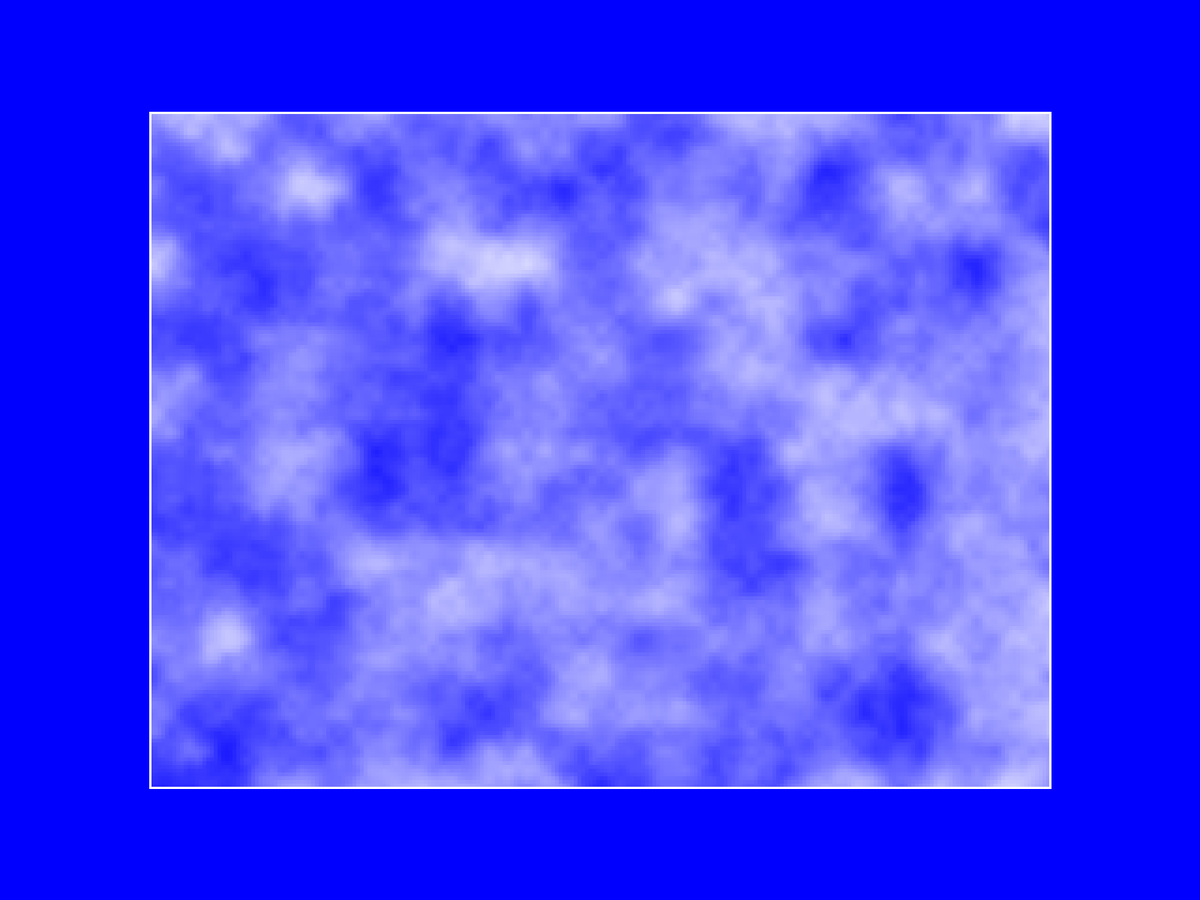
Frame 1 (no input)
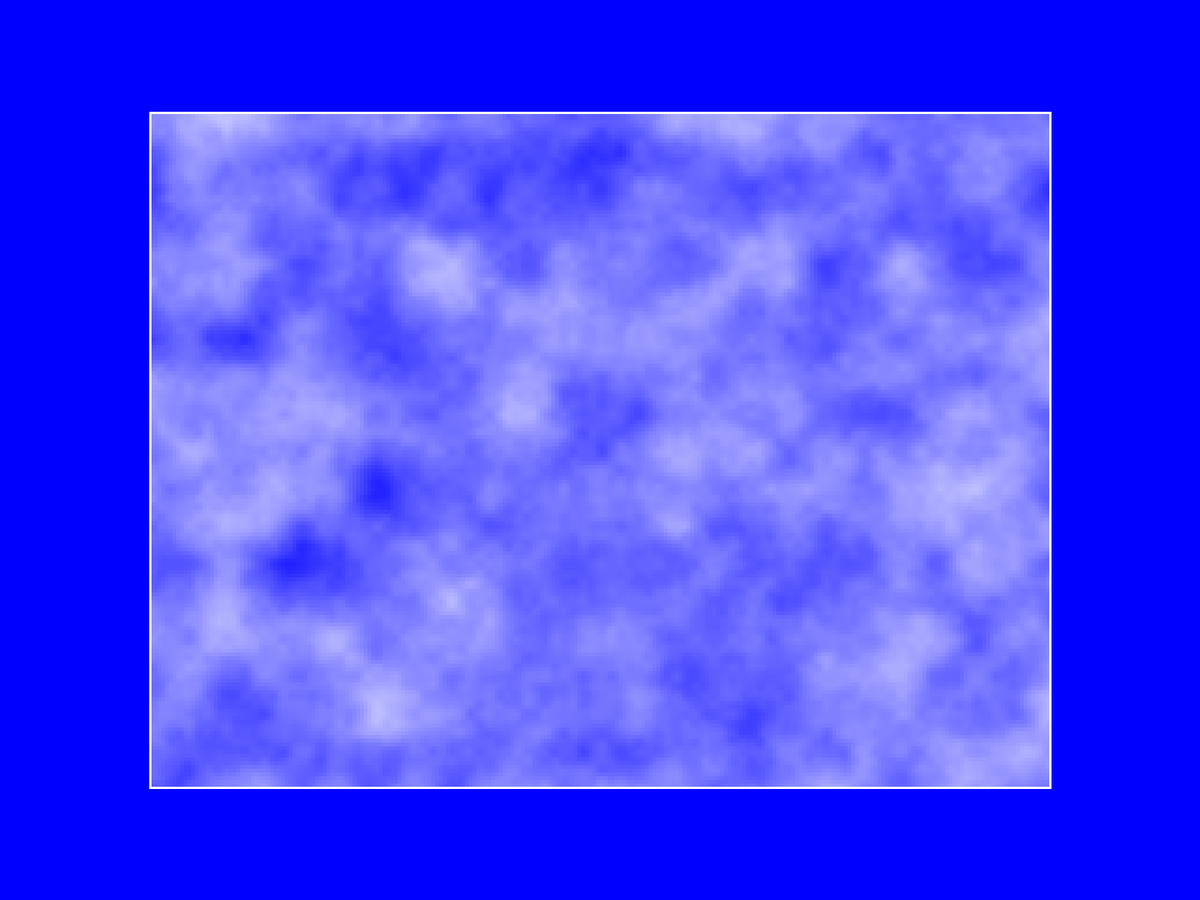
Frame 60 (the mouse pressed at the canvas centre just before this capture)
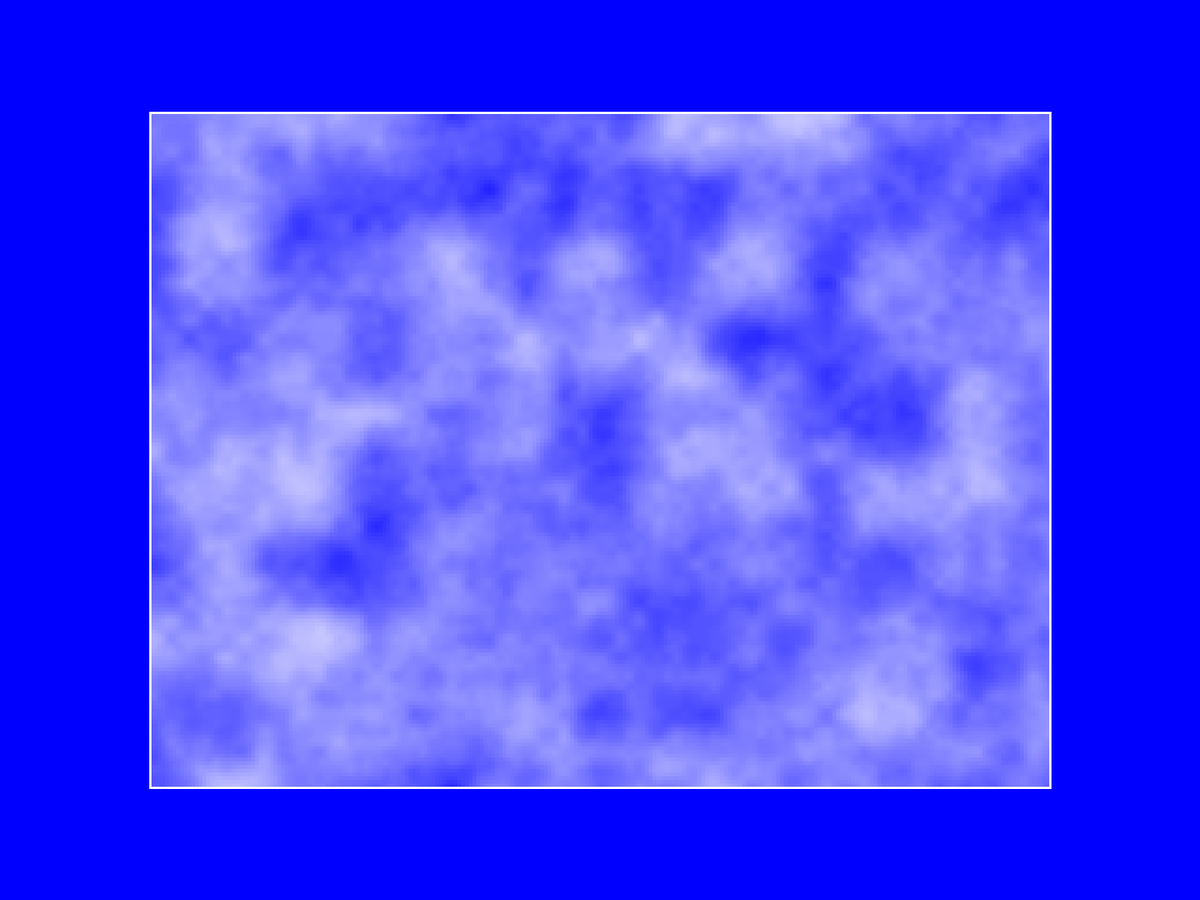
Frame 120 (the mouse held since frame 60 and released just before this capture)

The Processing sketch that drew these frames (run headless with seeded random() and noise(); from frame 60 on, the mouse is pressed at the canvas centre):

// Processing sketch: MSIp1_04_PerlinNoise_3D_Time
// ── MSIp1_04_PerlinNoise_3D_Time.pde
float[][] function;
int res = 5;
int xres, yres; 
float xoff, yoff, toff;

void setup() {
  fullScreen();
  background(0, 0, 255);
  smooth();
  xres = 3*(width/4)/res;
  yres = 3*(height/4)/res;
  loadFunction();
}

void loadFunction() {
  function = new float[xres][yres];
  yoff=0;
  for (int i=0; i<function.length; i++) {
    xoff=0;
    for (int j=0; j<function[i].length; j++) {
      function[i][j] = noise(xoff, yoff);
      xoff+=0.05;
    }
    yoff+=0.05;
  }
}

void draw() {
  background(0, 0, 255);
  updateFunction();
  displayFunction();
}


void updateFunction() {
  yoff=0;
  for (int i=0; i<function.length; i++) {
    xoff=0;
    for (int j=0; j<function[i].length; j++) {
      function[i][j] = noise(xoff, yoff, toff);
      xoff+=0.05;
    }
    yoff+=0.05;
  }
  toff+=0.01;
}

void displayFunction() {
  float posX = width/2-(xres*res/2);
  float posY = height/2-(yres*res/2);
  noStroke();
  beginShape();
  for (int i=0; i<function.length; i++) {
    for (int j=0; j<function[i].length; j++) {
      float val = map(function[i][j], 0, 1, 0, 255);
      fill(255, val);
      rect(posX+i*res, posY+j*res, res, res);
    }
  }
  noFill();
  stroke(255);
  strokeWeight(3);
  rect(posX, posY, xres*res, yres*res);
  endShape();
}
